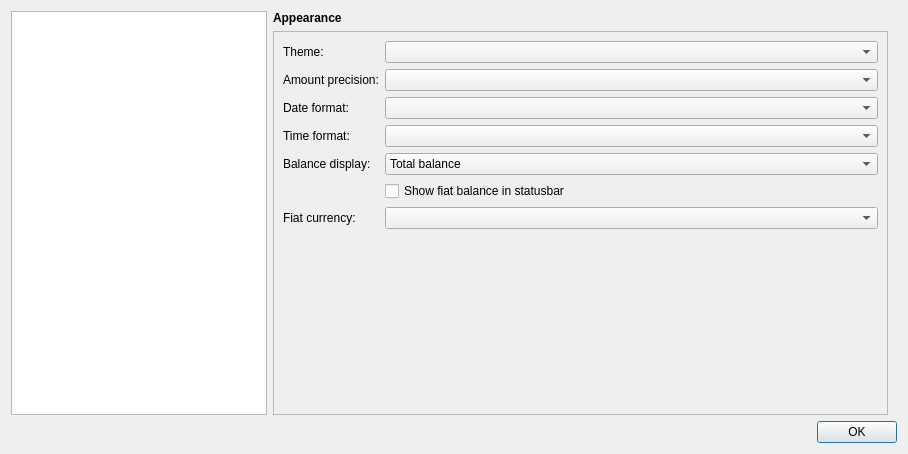
<?xml version="1.0" encoding="UTF-8"?>
<ui version="4.0">
 <class>Settings</class>
 <widget class="QDialog" name="Settings">
  <property name="geometry">
   <rect>
    <x>0</x>
    <y>0</y>
    <width>908</width>
    <height>454</height>
   </rect>
  </property>
  <property name="windowTitle">
   <string>Settings</string>
  </property>
  <layout class="QVBoxLayout" name="verticalLayout">
   <item>
    <layout class="QHBoxLayout" name="horizontalLayout">
     <item>
      <widget class="QListWidget" name="selector">
       <property name="sizePolicy">
        <sizepolicy hsizetype="Preferred" vsizetype="Expanding">
         <horstretch>0</horstretch>
         <verstretch>0</verstretch>
        </sizepolicy>
       </property>
      </widget>
     </item>
     <item>
      <layout class="QVBoxLayout" name="verticalLayout_23"/>
     </item>
     <item>
      <widget class="QStackedWidget" name="stackedWidget">
       <property name="currentIndex">
        <number>0</number>
       </property>
       <widget class="QWidget" name="page_appearance">
        <layout class="QVBoxLayout" name="verticalLayout_6">
         <property name="leftMargin">
          <number>0</number>
         </property>
         <property name="topMargin">
          <number>0</number>
         </property>
         <property name="bottomMargin">
          <number>0</number>
         </property>
         <item>
          <widget class="QLabel" name="label">
           <property name="text">
            <string>&lt;html&gt;&lt;head/&gt;&lt;body&gt;&lt;p&gt;&lt;span style=&quot; font-weight:600;&quot;&gt;Appearance&lt;/span&gt;&lt;/p&gt;&lt;/body&gt;&lt;/html&gt;</string>
           </property>
          </widget>
         </item>
         <item>
          <widget class="QFrame" name="frame_2">
           <property name="frameShape">
            <enum>QFrame::Shape::StyledPanel</enum>
           </property>
           <property name="frameShadow">
            <enum>QFrame::Shadow::Raised</enum>
           </property>
           <layout class="QHBoxLayout" name="horizontalLayout_7">
            <item>
             <layout class="QFormLayout" name="formLayout">
              <item row="0" column="0">
               <widget class="QLabel" name="label_12">
                <property name="text">
                 <string>Theme:</string>
                </property>
               </widget>
              </item>
              <item row="0" column="1">
               <widget class="QComboBox" name="comboBox_theme"/>
              </item>
              <item row="1" column="0">
               <widget class="QLabel" name="label_13">
                <property name="text">
                 <string>Amount precision:</string>
                </property>
               </widget>
              </item>
              <item row="1" column="1">
               <widget class="QComboBox" name="comboBox_amountPrecision"/>
              </item>
              <item row="2" column="0">
               <widget class="QLabel" name="label_14">
                <property name="text">
                 <string>Date format:</string>
                </property>
               </widget>
              </item>
              <item row="2" column="1">
               <widget class="QComboBox" name="comboBox_dateFormat"/>
              </item>
              <item row="3" column="0">
               <widget class="QLabel" name="label_15">
                <property name="text">
                 <string>Time format:</string>
                </property>
               </widget>
              </item>
              <item row="3" column="1">
               <widget class="QComboBox" name="comboBox_timeFormat"/>
              </item>
              <item row="4" column="0">
               <widget class="QLabel" name="label_16">
                <property name="text">
                 <string>Balance display:</string>
                </property>
               </widget>
              </item>
              <item row="4" column="1">
               <widget class="QComboBox" name="comboBox_balanceDisplay">
                <item>
                 <property name="text">
                  <string>Total balance</string>
                 </property>
                </item>
                <item>
                 <property name="text">
                  <string>Spendable balance (+ unconfirmed balance)</string>
                 </property>
                </item>
                <item>
                 <property name="text">
                  <string>Spendable balance</string>
                 </property>
                </item>
               </widget>
              </item>
              <item row="6" column="0">
               <widget class="QLabel" name="label_17">
                <property name="text">
                 <string>Fiat currency:</string>
                </property>
               </widget>
              </item>
              <item row="6" column="1">
               <widget class="QComboBox" name="comboBox_fiatCurrency"/>
              </item>
              <item row="7" column="0">
               <spacer name="verticalSpacer_3">
                <property name="orientation">
                 <enum>Qt::Orientation::Vertical</enum>
                </property>
                <property name="sizeHint" stdset="0">
                 <size>
                  <width>20</width>
                  <height>40</height>
                 </size>
                </property>
               </spacer>
              </item>
              <item row="5" column="1">
               <widget class="QCheckBox" name="checkBox_balanceShowFiat">
                <property name="text">
                 <string>Show fiat balance in statusbar</string>
                </property>
               </widget>
              </item>
             </layout>
            </item>
           </layout>
          </widget>
         </item>
        </layout>
       </widget>
       <widget class="QWidget" name="page_network">
        <layout class="QVBoxLayout" name="verticalLayout_8">
         <property name="leftMargin">
          <number>0</number>
         </property>
         <property name="topMargin">
          <number>0</number>
         </property>
         <property name="bottomMargin">
          <number>0</number>
         </property>
         <item>
          <widget class="QLabel" name="label_2">
           <property name="text">
            <string>&lt;html&gt;&lt;head/&gt;&lt;body&gt;&lt;p&gt;&lt;span style=&quot; font-weight:600;&quot;&gt;Network&lt;/span&gt;&lt;/p&gt;&lt;/body&gt;&lt;/html&gt;</string>
           </property>
          </widget>
         </item>
         <item>
          <widget class="QTabWidget" name="tabWidget_network">
           <property name="currentIndex">
            <number>0</number>
           </property>
           <widget class="QWidget" name="Node">
            <attribute name="title">
             <string>Node</string>
            </attribute>
            <layout class="QVBoxLayout" name="verticalLayout_7">
             <property name="leftMargin">
              <number>0</number>
             </property>
             <property name="topMargin">
              <number>0</number>
             </property>
             <property name="rightMargin">
              <number>0</number>
             </property>
             <property name="bottomMargin">
              <number>0</number>
             </property>
             <item>
              <widget class="NodeWidget" name="nodeWidget" native="true">
               <property name="sizePolicy">
                <sizepolicy hsizetype="Preferred" vsizetype="Expanding">
                 <horstretch>0</horstretch>
                 <verstretch>0</verstretch>
                </sizepolicy>
               </property>
              </widget>
             </item>
            </layout>
           </widget>
           <widget class="QWidget" name="tab_proxy">
            <attribute name="title">
             <string>Proxy</string>
            </attribute>
            <layout class="QVBoxLayout" name="verticalLayout_15">
             <property name="leftMargin">
              <number>0</number>
             </property>
             <property name="topMargin">
              <number>0</number>
             </property>
             <property name="rightMargin">
              <number>0</number>
             </property>
             <property name="bottomMargin">
              <number>0</number>
             </property>
             <item>
              <widget class="NetworkProxyWidget" name="proxyWidget" native="true"/>
             </item>
            </layout>
           </widget>
           <widget class="QWidget" name="tab_websocket">
            <attribute name="title">
             <string>Websocket</string>
            </attribute>
            <layout class="QVBoxLayout" name="verticalLayout_16">
             <item>
              <widget class="QLabel" name="label_35">
               <property name="sizePolicy">
                <sizepolicy hsizetype="Preferred" vsizetype="Expanding">
                 <horstretch>0</horstretch>
                 <verstretch>0</verstretch>
                </sizepolicy>
               </property>
               <property name="text">
                <string>&lt;html&gt;&lt;head/&gt;&lt;body&gt;&lt;p&gt;BestWallet can connect to a service hosted by the developers to obtain pricing information, a curated list of remote nodes, Home feeds, the latest version of BestWallet and more.&lt;/p&gt;&lt;p&gt;This service is only used to fetch information. The wallet does not send information about its state or your transactions to the server. It is not used for any telemetry or crash reports.&lt;/p&gt;&lt;p&gt;If you disable this connection some functionality will be unavailable.&lt;/p&gt;&lt;/body&gt;&lt;/html&gt;</string>
               </property>
               <property name="wordWrap">
                <bool>true</bool>
               </property>
              </widget>
             </item>
             <item>
              <spacer name="verticalSpacer_11">
               <property name="orientation">
                <enum>Qt::Orientation::Vertical</enum>
               </property>
               <property name="sizeType">
                <enum>QSizePolicy::Policy::Maximum</enum>
               </property>
               <property name="sizeHint" stdset="0">
                <size>
                 <width>0</width>
                 <height>10</height>
                </size>
               </property>
              </spacer>
             </item>
             <item>
              <widget class="QCheckBox" name="checkBox_enableWebsocket">
               <property name="text">
                <string>Enable websocket connection</string>
               </property>
              </widget>
             </item>
             <item>
              <spacer name="verticalSpacer_10">
               <property name="orientation">
                <enum>Qt::Orientation::Vertical</enum>
               </property>
               <property name="sizeHint" stdset="0">
                <size>
                 <width>20</width>
                 <height>0</height>
                </size>
               </property>
              </spacer>
             </item>
            </layout>
           </widget>
           <widget class="QWidget" name="tab_offline">
            <attribute name="title">
             <string>Offline</string>
            </attribute>
            <layout class="QVBoxLayout" name="verticalLayout_20">
             <item>
              <widget class="QCheckBox" name="checkBox_offlineMode">
               <property name="text">
                <string>Disable all network connections (offline mode)</string>
               </property>
              </widget>
             </item>
             <item>
              <spacer name="verticalSpacer_9">
               <property name="orientation">
                <enum>Qt::Orientation::Vertical</enum>
               </property>
               <property name="sizeHint" stdset="0">
                <size>
                 <width>20</width>
                 <height>40</height>
                </size>
               </property>
              </spacer>
             </item>
            </layout>
           </widget>
          </widget>
         </item>
        </layout>
       </widget>
       <widget class="QWidget" name="page_storage">
        <layout class="QVBoxLayout" name="verticalLayout_3">
         <property name="leftMargin">
          <number>0</number>
         </property>
         <property name="topMargin">
          <number>0</number>
         </property>
         <property name="bottomMargin">
          <number>0</number>
         </property>
         <item>
          <widget class="QLabel" name="label_3">
           <property name="text">
            <string>&lt;html&gt;&lt;head/&gt;&lt;body&gt;&lt;p&gt;&lt;span style=&quot; font-weight:600;&quot;&gt;Storage&lt;/span&gt;&lt;/p&gt;&lt;/body&gt;&lt;/html&gt;</string>
           </property>
          </widget>
         </item>
         <item>
          <widget class="QTabWidget" name="tabWidget_storage">
           <property name="currentIndex">
            <number>0</number>
           </property>
           <widget class="QWidget" name="tab_5">
            <attribute name="title">
             <string>Paths</string>
            </attribute>
            <layout class="QVBoxLayout" name="verticalLayout_9">
             <item>
              <widget class="QLabel" name="label_4">
               <property name="text">
                <string>This application uses the following paths:</string>
               </property>
              </widget>
             </item>
             <item>
              <layout class="QFormLayout" name="formLayout_2">
               <property name="fieldGrowthPolicy">
                <enum>QFormLayout::FieldGrowthPolicy::ExpandingFieldsGrow</enum>
               </property>
               <property name="rowWrapPolicy">
                <enum>QFormLayout::RowWrapPolicy::DontWrapRows</enum>
               </property>
               <item row="0" column="0">
                <widget class="QLabel" name="label_22">
                 <property name="text">
                  <string>Wallet directory:</string>
                 </property>
                </widget>
               </item>
               <item row="0" column="1">
                <layout class="QHBoxLayout" name="horizontalLayout_10">
                 <property name="spacing">
                  <number>0</number>
                 </property>
                 <item>
                  <widget class="QLineEdit" name="lineEdit_defaultWalletDir">
                   <property name="readOnly">
                    <bool>true</bool>
                   </property>
                  </widget>
                 </item>
                 <item>
                  <widget class="QPushButton" name="btn_browseDefaultWalletDir">
                   <property name="text">
                    <string>Change</string>
                   </property>
                  </widget>
                 </item>
                 <item>
                  <widget class="QPushButton" name="btn_openWalletDir">
                   <property name="text">
                    <string>Open</string>
                   </property>
                  </widget>
                 </item>
                </layout>
               </item>
               <item row="1" column="0">
                <widget class="QLabel" name="label_23">
                 <property name="text">
                  <string>Config directory:</string>
                 </property>
                </widget>
               </item>
               <item row="1" column="1">
                <layout class="QHBoxLayout" name="horizontalLayout_3">
                 <item>
                  <widget class="QLineEdit" name="lineEdit_configDir">
                   <property name="readOnly">
                    <bool>true</bool>
                   </property>
                  </widget>
                 </item>
                 <item>
                  <widget class="QPushButton" name="btn_openConfigDir">
                   <property name="text">
                    <string>Open</string>
                   </property>
                  </widget>
                 </item>
                </layout>
               </item>
               <item row="2" column="0">
                <widget class="QLabel" name="label_24">
                 <property name="text">
                  <string>Application directory:</string>
                 </property>
                </widget>
               </item>
               <item row="2" column="1">
                <widget class="QLineEdit" name="lineEdit_applicationDir">
                 <property name="sizePolicy">
                  <sizepolicy hsizetype="Expanding" vsizetype="Fixed">
                   <horstretch>0</horstretch>
                   <verstretch>0</verstretch>
                  </sizepolicy>
                 </property>
                 <property name="readOnly">
                  <bool>true</bool>
                 </property>
                </widget>
               </item>
              </layout>
             </item>
             <item>
              <widget class="QFrame" name="frame_portableMode">
               <property name="frameShape">
                <enum>QFrame::Shape::NoFrame</enum>
               </property>
               <property name="frameShadow">
                <enum>QFrame::Shadow::Raised</enum>
               </property>
               <layout class="QHBoxLayout" name="horizontalLayout_6">
                <property name="leftMargin">
                 <number>0</number>
                </property>
                <property name="topMargin">
                 <number>0</number>
                </property>
                <property name="rightMargin">
                 <number>0</number>
                </property>
                <property name="bottomMargin">
                 <number>0</number>
                </property>
                <item>
                 <widget class="QLabel" name="label_10">
                  <property name="text">
                   <string>Portable mode is enabled.</string>
                  </property>
                 </widget>
                </item>
               </layout>
              </widget>
             </item>
             <item>
              <spacer name="verticalSpacer_4">
               <property name="orientation">
                <enum>Qt::Orientation::Vertical</enum>
               </property>
               <property name="sizeHint" stdset="0">
                <size>
                 <width>20</width>
                 <height>40</height>
                </size>
               </property>
              </spacer>
             </item>
            </layout>
           </widget>
           <widget class="QWidget" name="tab_4">
            <attribute name="title">
             <string>Logging</string>
            </attribute>
            <layout class="QVBoxLayout" name="verticalLayout_2">
             <item>
              <widget class="QCheckBox" name="checkBox_writeStackTraceToDisk">
               <property name="text">
                <string>Write stack trace to file on crash (Linux-only)</string>
               </property>
              </widget>
             </item>
             <item>
              <widget class="QCheckBox" name="checkBox_enableLogging">
               <property name="text">
                <string>Write log files to disk</string>
               </property>
              </widget>
             </item>
             <item>
              <layout class="QHBoxLayout" name="horizontalLayout_4">
               <item>
                <widget class="QLabel" name="label_9">
                 <property name="sizePolicy">
                  <sizepolicy hsizetype="Maximum" vsizetype="Preferred">
                   <horstretch>0</horstretch>
                   <verstretch>0</verstretch>
                  </sizepolicy>
                 </property>
                 <property name="text">
                  <string>Log level:</string>
                 </property>
                </widget>
               </item>
               <item>
                <widget class="QComboBox" name="comboBox_logLevel">
                 <item>
                  <property name="text">
                   <string>Warning</string>
                  </property>
                 </item>
                 <item>
                  <property name="text">
                   <string>Info</string>
                  </property>
                 </item>
                 <item>
                  <property name="text">
                   <string>Debug</string>
                  </property>
                 </item>
                 <item>
                  <property name="text">
                   <string>Trace</string>
                  </property>
                 </item>
                </widget>
               </item>
              </layout>
             </item>
             <item>
              <spacer name="verticalSpacer">
               <property name="orientation">
                <enum>Qt::Orientation::Vertical</enum>
               </property>
               <property name="sizeHint" stdset="0">
                <size>
                 <width>10</width>
                 <height>0</height>
                </size>
               </property>
              </spacer>
             </item>
             <item>
              <layout class="QHBoxLayout" name="horizontalLayout_5">
               <item>
                <widget class="QPushButton" name="btn_openLogFile">
                 <property name="text">
                  <string>Open log file</string>
                 </property>
                </widget>
               </item>
               <item>
                <spacer name="horizontalSpacer">
                 <property name="orientation">
                  <enum>Qt::Orientation::Horizontal</enum>
                 </property>
                 <property name="sizeHint" stdset="0">
                  <size>
                   <width>40</width>
                   <height>20</height>
                  </size>
                 </property>
                </spacer>
               </item>
              </layout>
             </item>
            </layout>
           </widget>
           <widget class="QWidget" name="tab_6">
            <attribute name="title">
             <string>Misc</string>
            </attribute>
            <layout class="QVBoxLayout" name="verticalLayout_10">
             <item>
              <widget class="QCheckBox" name="checkBox_writeRecentlyOpened">
               <property name="text">
                <string>Write recently opened wallets to config file</string>
               </property>
              </widget>
             </item>
             <item>
              <spacer name="verticalSpacer_5">
               <property name="orientation">
                <enum>Qt::Orientation::Vertical</enum>
               </property>
               <property name="sizeHint" stdset="0">
                <size>
                 <width>20</width>
                 <height>40</height>
                </size>
               </property>
              </spacer>
             </item>
            </layout>
           </widget>
          </widget>
         </item>
        </layout>
       </widget>
       <widget class="QWidget" name="page_display">
        <layout class="QVBoxLayout" name="verticalLayout_12">
         <property name="leftMargin">
          <number>0</number>
         </property>
         <property name="topMargin">
          <number>0</number>
         </property>
         <property name="bottomMargin">
          <number>0</number>
         </property>
         <item>
          <widget class="QLabel" name="label_5">
           <property name="sizePolicy">
            <sizepolicy hsizetype="Preferred" vsizetype="Maximum">
             <horstretch>0</horstretch>
             <verstretch>0</verstretch>
            </sizepolicy>
           </property>
           <property name="text">
            <string>&lt;html&gt;&lt;head/&gt;&lt;body&gt;&lt;p&gt;&lt;span style=&quot; font-weight:600;&quot;&gt;Display&lt;/span&gt;&lt;/p&gt;&lt;/body&gt;&lt;/html&gt;</string>
           </property>
          </widget>
         </item>
         <item>
          <widget class="QFrame" name="frame_3">
           <property name="sizePolicy">
            <sizepolicy hsizetype="Preferred" vsizetype="Preferred">
             <horstretch>1</horstretch>
             <verstretch>1</verstretch>
            </sizepolicy>
           </property>
           <property name="frameShape">
            <enum>QFrame::Shape::StyledPanel</enum>
           </property>
           <property name="frameShadow">
            <enum>QFrame::Shadow::Raised</enum>
           </property>
           <layout class="QVBoxLayout" name="verticalLayout_11">
            <item>
             <layout class="QVBoxLayout" name="verticalLayout_19" stretch="1,1,1,1,1,0,0,0">
              <item>
               <layout class="QHBoxLayout" name="horizontalLayout_8">
                <item>
                 <widget class="QCheckBox" name="checkBox_hideBalance">
                  <property name="sizePolicy">
                   <sizepolicy hsizetype="Minimum" vsizetype="Fixed">
                    <horstretch>0</horstretch>
                    <verstretch>1</verstretch>
                   </sizepolicy>
                  </property>
                  <property name="text">
                   <string>Hide balance</string>
                  </property>
                 </widget>
                </item>
               </layout>
              </item>
              <item>
               <layout class="QHBoxLayout" name="horizontalLayout_9">
                <item>
                 <widget class="QCheckBox" name="checkBox_hideUpdateNotifications">
                  <property name="sizePolicy">
                   <sizepolicy hsizetype="Minimum" vsizetype="Fixed">
                    <horstretch>0</horstretch>
                    <verstretch>1</verstretch>
                   </sizepolicy>
                  </property>
                  <property name="text">
                   <string>Hide update notifications</string>
                  </property>
                 </widget>
                </item>
               </layout>
              </item>
              <item>
               <layout class="QHBoxLayout" name="horizontalLayout_11">
                <item>
                 <widget class="QCheckBox" name="checkBox_hideTransactionNotifications">
                  <property name="sizePolicy">
                   <sizepolicy hsizetype="Minimum" vsizetype="Fixed">
                    <horstretch>0</horstretch>
                    <verstretch>1</verstretch>
                   </sizepolicy>
                  </property>
                  <property name="text">
                   <string>Hide transaction notifications</string>
                  </property>
                 </widget>
                </item>
               </layout>
              </item>
              <item>
               <layout class="QHBoxLayout" name="horizontalLayout_12">
                <item>
                 <widget class="QCheckBox" name="checkBox_warnOnExternalLink">
                  <property name="sizePolicy">
                   <sizepolicy hsizetype="Minimum" vsizetype="Fixed">
                    <horstretch>0</horstretch>
                    <verstretch>1</verstretch>
                   </sizepolicy>
                  </property>
                  <property name="text">
                   <string>Warn before opening external link</string>
                  </property>
                 </widget>
                </item>
               </layout>
              </item>
              <item>
               <layout class="QHBoxLayout" name="horizontalLayout_15">
                <item>
                 <widget class="QCheckBox" name="checkBox_lockOnInactivity">
                  <property name="sizePolicy">
                   <sizepolicy hsizetype="Maximum" vsizetype="Fixed">
                    <horstretch>0</horstretch>
                    <verstretch>1</verstretch>
                   </sizepolicy>
                  </property>
                  <property name="text">
                   <string>Lock wallet after inactivity of</string>
                  </property>
                 </widget>
                </item>
                <item>
                 <widget class="QSpinBox" name="spinBox_lockOnInactivity">
                  <property name="sizePolicy">
                   <sizepolicy hsizetype="Maximum" vsizetype="Fixed">
                    <horstretch>0</horstretch>
                    <verstretch>0</verstretch>
                   </sizepolicy>
                  </property>
                  <property name="minimum">
                   <number>1</number>
                  </property>
                  <property name="maximum">
                   <number>120</number>
                  </property>
                 </widget>
                </item>
                <item>
                 <widget class="QLabel" name="label_25">
                  <property name="sizePolicy">
                   <sizepolicy hsizetype="Preferred" vsizetype="Maximum">
                    <horstretch>0</horstretch>
                    <verstretch>0</verstretch>
                   </sizepolicy>
                  </property>
                  <property name="text">
                   <string>minutes</string>
                  </property>
                 </widget>
                </item>
               </layout>
              </item>
              <item>
               <layout class="QHBoxLayout" name="horizontalLayout_14">
                <item>
                 <widget class="QCheckBox" name="checkBox_lockOnMinimize">
                  <property name="text">
                   <string>Lock wallet after minimizing the window</string>
                  </property>
                 </widget>
                </item>
               </layout>
              </item>
              <item>
               <layout class="QHBoxLayout" name="horizontalLayout_13">
                <item>
                 <widget class="QCheckBox" name="checkBox_showTrayIcon">
                  <property name="text">
                   <string>Show tray icon</string>
                  </property>
                 </widget>
                </item>
               </layout>
              </item>
              <item>
               <layout class="QHBoxLayout" name="horizontalLayout_16">
                <item>
                 <spacer name="horizontalSpacer_2">
                  <property name="orientation">
                   <enum>Qt::Orientation::Horizontal</enum>
                  </property>
                  <property name="sizeType">
                   <enum>QSizePolicy::Policy::Fixed</enum>
                  </property>
                  <property name="sizeHint" stdset="0">
                   <size>
                    <width>30</width>
                    <height>20</height>
                   </size>
                  </property>
                 </spacer>
                </item>
                <item>
                 <widget class="QCheckBox" name="checkBox_minimizeToTray">
                  <property name="enabled">
                   <bool>false</bool>
                  </property>
                  <property name="text">
                   <string>Hide window to system tray when minimized</string>
                  </property>
                 </widget>
                </item>
               </layout>
              </item>
             </layout>
            </item>
            <item>
             <spacer name="verticalSpacer_6">
              <property name="orientation">
               <enum>Qt::Orientation::Vertical</enum>
              </property>
              <property name="sizeHint" stdset="0">
               <size>
                <width>20</width>
                <height>40</height>
               </size>
              </property>
             </spacer>
            </item>
           </layout>
          </widget>
         </item>
        </layout>
       </widget>
       <widget class="QWidget" name="page_memory">
        <layout class="QVBoxLayout" name="verticalLayout_13">
         <property name="leftMargin">
          <number>0</number>
         </property>
         <property name="topMargin">
          <number>0</number>
         </property>
         <property name="bottomMargin">
          <number>0</number>
         </property>
         <item>
          <widget class="QLabel" name="label_6">
           <property name="sizePolicy">
            <sizepolicy hsizetype="Preferred" vsizetype="Maximum">
             <horstretch>0</horstretch>
             <verstretch>0</verstretch>
            </sizepolicy>
           </property>
           <property name="text">
            <string>&lt;html&gt;&lt;head/&gt;&lt;body&gt;&lt;p&gt;&lt;span style=&quot; font-weight:600;&quot;&gt;Memory&lt;/span&gt;&lt;/p&gt;&lt;/body&gt;&lt;/html&gt;</string>
           </property>
          </widget>
         </item>
         <item>
          <widget class="QFrame" name="frame_4">
           <property name="frameShape">
            <enum>QFrame::Shape::StyledPanel</enum>
           </property>
           <property name="frameShadow">
            <enum>QFrame::Shadow::Raised</enum>
           </property>
           <layout class="QVBoxLayout" name="verticalLayout_17">
            <item>
             <widget class="QCheckBox" name="checkBox_17">
              <property name="text">
               <string>Encrypt private spendkey on lock</string>
              </property>
             </widget>
            </item>
            <item>
             <spacer name="verticalSpacer_8">
              <property name="orientation">
               <enum>Qt::Orientation::Vertical</enum>
              </property>
              <property name="sizeHint" stdset="0">
               <size>
                <width>20</width>
                <height>263</height>
               </size>
              </property>
             </spacer>
            </item>
           </layout>
          </widget>
         </item>
        </layout>
       </widget>
       <widget class="QWidget" name="page_transactions">
        <layout class="QVBoxLayout" name="verticalLayout_4">
         <property name="leftMargin">
          <number>0</number>
         </property>
         <property name="topMargin">
          <number>0</number>
         </property>
         <property name="bottomMargin">
          <number>0</number>
         </property>
         <item>
          <widget class="QLabel" name="label_7">
           <property name="sizePolicy">
            <sizepolicy hsizetype="Preferred" vsizetype="Maximum">
             <horstretch>0</horstretch>
             <verstretch>0</verstretch>
            </sizepolicy>
           </property>
           <property name="text">
            <string>&lt;html&gt;&lt;head/&gt;&lt;body&gt;&lt;p&gt;&lt;span style=&quot; font-weight:600;&quot;&gt;Transactions&lt;/span&gt;&lt;/p&gt;&lt;/body&gt;&lt;/html&gt;</string>
           </property>
          </widget>
         </item>
         <item>
          <widget class="QFrame" name="frame">
           <property name="frameShape">
            <enum>QFrame::Shape::StyledPanel</enum>
           </property>
           <property name="frameShadow">
            <enum>QFrame::Shadow::Raised</enum>
           </property>
           <layout class="QVBoxLayout" name="verticalLayout_5">
            <item>
             <layout class="QHBoxLayout" name="horizontalLayout_2">
              <item>
               <widget class="QCheckBox" name="checkBox_multibroadcast">
                <property name="text">
                 <string>Multibroadcast outgoing transactions</string>
                </property>
               </widget>
              </item>
              <item>
               <widget class="QPushButton" name="btn_multibroadcast">
                <property name="sizePolicy">
                 <sizepolicy hsizetype="Maximum" vsizetype="Fixed">
                  <horstretch>0</horstretch>
                  <verstretch>0</verstretch>
                 </sizepolicy>
                </property>
                <property name="text">
                 <string>?</string>
                </property>
                <property name="flat">
                 <bool>true</bool>
                </property>
               </widget>
              </item>
              <item>
               <spacer name="horizontalSpacer_4">
                <property name="orientation">
                 <enum>Qt::Orientation::Horizontal</enum>
                </property>
                <property name="sizeHint" stdset="0">
                 <size>
                  <width>0</width>
                  <height>20</height>
                 </size>
                </property>
               </spacer>
              </item>
             </layout>
            </item>
            <item>
             <widget class="QCheckBox" name="checkBox_alwaysOpenAdvancedTxDialog">
              <property name="text">
               <string>Always open advanced transaction dialog</string>
              </property>
             </widget>
            </item>
            <item>
             <widget class="QCheckBox" name="checkBox_requirePasswordToSpend">
              <property name="text">
               <string>Require password to spend</string>
              </property>
             </widget>
            </item>
            <item>
             <widget class="QCheckBox" name="checkBox_manualFeeTierSelection">
              <property name="text">
               <string>Manual fee-tier selection</string>
              </property>
             </widget>
            </item>
            <item>
             <widget class="QCheckBox" name="checkBox_subtractFeeFromAmount">
              <property name="text">
               <string>Subtract fee from outputs</string>
              </property>
             </widget>
            </item>
            <item>
             <spacer name="verticalSpacer_2">
              <property name="orientation">
               <enum>Qt::Orientation::Vertical</enum>
              </property>
              <property name="sizeHint" stdset="0">
               <size>
                <width>20</width>
                <height>40</height>
               </size>
              </property>
             </spacer>
            </item>
           </layout>
          </widget>
         </item>
        </layout>
       </widget>
       <widget class="QWidget" name="page_plugins">
        <layout class="QVBoxLayout" name="verticalLayout_21">
         <property name="leftMargin">
          <number>0</number>
         </property>
         <property name="topMargin">
          <number>0</number>
         </property>
         <property name="bottomMargin">
          <number>0</number>
         </property>
         <item>
          <widget class="QLabel" name="label_20">
           <property name="text">
            <string>&lt;html&gt;&lt;head/&gt;&lt;body&gt;&lt;p&gt;&lt;span style=&quot; font-weight:700;&quot;&gt;Plugins&lt;/span&gt;&lt;/p&gt;&lt;/body&gt;&lt;/html&gt;</string>
           </property>
          </widget>
         </item>
         <item>
          <widget class="PluginWidget" name="pluginWidget" native="true">
           <property name="sizePolicy">
            <sizepolicy hsizetype="Preferred" vsizetype="Expanding">
             <horstretch>0</horstretch>
             <verstretch>0</verstretch>
            </sizepolicy>
           </property>
          </widget>
         </item>
        </layout>
       </widget>
       <widget class="QWidget" name="page_misc">
        <layout class="QVBoxLayout" name="verticalLayout_18">
         <property name="leftMargin">
          <number>0</number>
         </property>
         <property name="topMargin">
          <number>0</number>
         </property>
         <property name="bottomMargin">
          <number>0</number>
         </property>
         <item>
          <widget class="QLabel" name="label_8">
           <property name="text">
            <string>&lt;html&gt;&lt;head/&gt;&lt;body&gt;&lt;p&gt;&lt;span style=&quot; font-weight:600;&quot;&gt;Misc&lt;/span&gt;&lt;/p&gt;&lt;/body&gt;&lt;/html&gt;</string>
           </property>
          </widget>
         </item>
         <item>
          <widget class="QTabWidget" name="tabWidget_3">
           <property name="sizePolicy">
            <sizepolicy hsizetype="Preferred" vsizetype="Expanding">
             <horstretch>0</horstretch>
             <verstretch>0</verstretch>
            </sizepolicy>
           </property>
           <property name="currentIndex">
            <number>0</number>
           </property>
           <widget class="QWidget" name="tab_7">
            <attribute name="title">
             <string>Links</string>
            </attribute>
            <layout class="QVBoxLayout" name="verticalLayout_14">
             <item>
              <widget class="QLabel" name="label_11">
               <property name="sizePolicy">
                <sizepolicy hsizetype="Preferred" vsizetype="Maximum">
                 <horstretch>0</horstretch>
                 <verstretch>0</verstretch>
                </sizepolicy>
               </property>
               <property name="text">
                <string>Block explorer:</string>
               </property>
              </widget>
             </item>
             <item>
              <widget class="UrlListConfigureWidget" name="blockExplorerConfigureWidget" native="true"/>
             </item>
             <item>
              <spacer name="verticalSpacer_7">
               <property name="orientation">
                <enum>Qt::Orientation::Vertical</enum>
               </property>
               <property name="sizeHint" stdset="0">
                <size>
                 <width>20</width>
                 <height>40</height>
                </size>
               </property>
              </spacer>
             </item>
            </layout>
           </widget>
          </widget>
         </item>
        </layout>
       </widget>
      </widget>
     </item>
    </layout>
   </item>
   <item>
    <widget class="QDialogButtonBox" name="closeButton">
     <property name="orientation">
      <enum>Qt::Orientation::Horizontal</enum>
     </property>
     <property name="standardButtons">
      <set>QDialogButtonBox::StandardButton::Ok</set>
     </property>
    </widget>
   </item>
  </layout>
 </widget>
 <customwidgets>
  <customwidget>
   <class>NodeWidget</class>
   <extends>QWidget</extends>
   <header>widgets/NodeWidget.h</header>
   <container>1</container>
  </customwidget>
  <customwidget>
   <class>NetworkProxyWidget</class>
   <extends>QWidget</extends>
   <header>widgets/NetworkProxyWidget.h</header>
   <container>1</container>
  </customwidget>
  <customwidget>
   <class>PluginWidget</class>
   <extends>QWidget</extends>
   <header>widgets/PluginWidget.h</header>
   <container>1</container>
  </customwidget>
  <customwidget>
   <class>UrlListConfigureWidget</class>
   <extends>QWidget</extends>
   <header>widgets/UrlListConfigureWidget.h</header>
   <container>1</container>
  </customwidget>
 </customwidgets>
 <resources/>
 <connections>
  <connection>
   <sender>closeButton</sender>
   <signal>accepted()</signal>
   <receiver>Settings</receiver>
   <slot>accept()</slot>
   <hints>
    <hint type="sourcelabel">
     <x>248</x>
     <y>254</y>
    </hint>
    <hint type="destinationlabel">
     <x>157</x>
     <y>274</y>
    </hint>
   </hints>
  </connection>
  <connection>
   <sender>closeButton</sender>
   <signal>rejected()</signal>
   <receiver>Settings</receiver>
   <slot>reject()</slot>
   <hints>
    <hint type="sourcelabel">
     <x>316</x>
     <y>260</y>
    </hint>
    <hint type="destinationlabel">
     <x>286</x>
     <y>274</y>
    </hint>
   </hints>
  </connection>
 </connections>
</ui>
